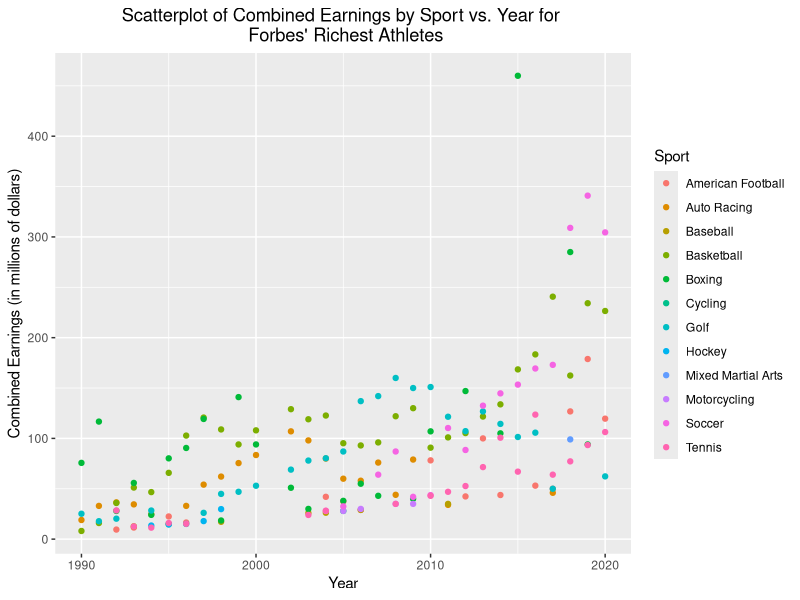
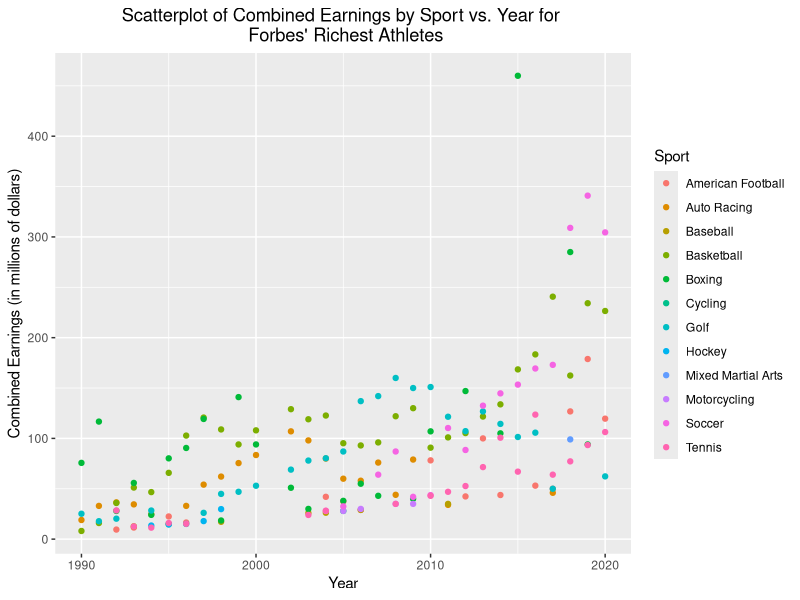

The R source for these figures, in order:
library(tidyverse)
library(readr)

ForbesRichestAthletes <- read_csv("source_data/ForbesRichestAthletes.csv")
Sport_Earnings <- read_csv("derived_data/Sport_Earnings.csv")

ggplot(data = Sport_Earnings, aes(x = Year, y = total_earnings)) +
  geom_point(aes(color = new_Sport)) +
  xlab("Year") +
  ylab("Combined Earnings (in millions of dollars)") +
  ggtitle("Scatterplot of Combined Earnings by Sport vs. Year for \n Forbes' Richest Athletes") +
  theme(plot.title = element_text(hjust = 0.5)) +
  guides(color = guide_legend(title = "Sport"))

ggsave("Scatterplot1204.png", path ="/home/rstudio/work/figures", 
       width = 5, height = 3)

